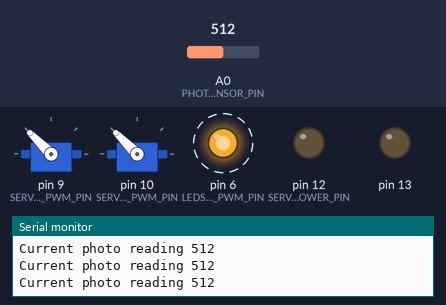
Bench run of a sketch on a simulated Arduino Uno, built with avr-gcc and run on an emulated ATmega328P. On the bench: 2 × servo, output pins drawn as LEDs (lit = HIGH), the last lines printed to the serial monitor. Dashed ring = blinking. Inputs (shaded band) come from the test bench; at power-on: A0 (PHOTO_SENSOR_PIN) = 512. The local clock reads 2024-03-15 10:24:30 at power-on unless the sketch sets it.

Above: at 4.79 s.
4.8 s: A0 (PHOTO_SENSOR_PIN) set to 261
7.8 s: A0 (PHOTO_SENSOR_PIN) set to 232
At 8.4 s:
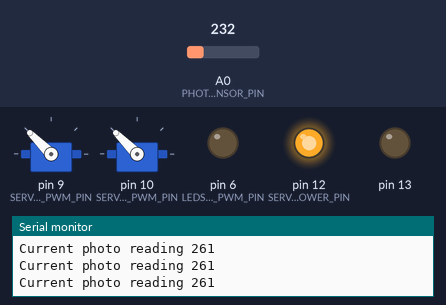
At 12.5 s:
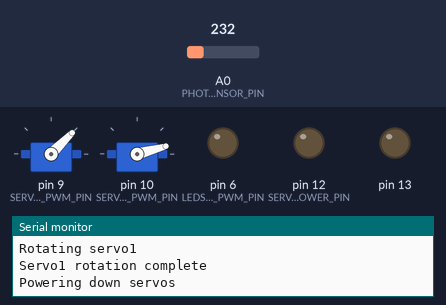
13.3 s: A0 (PHOTO_SENSOR_PIN) set to 260
At 14.7 s:
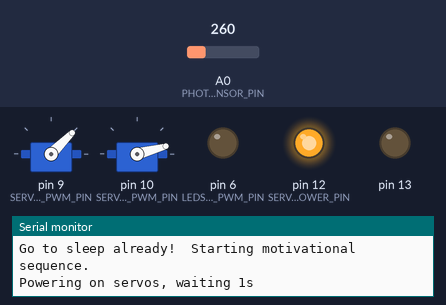
17.8 s: A0 (PHOTO_SENSOR_PIN) set to 306
Timing chart, 0 to 21.8 s (numbered marks = the images above; inputs shaded):
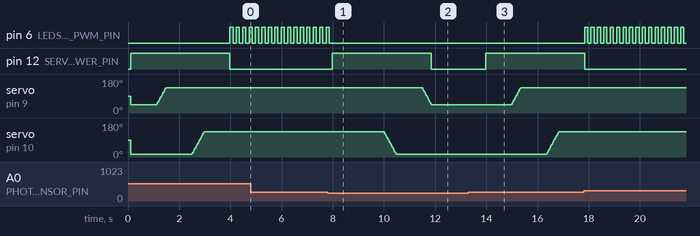

The sketch:

servos_leds_photo_rtc.ino
```cpp
#include <Servo.h>
#include "RTClib.h"

// two servos powered by PWM
// but also they don't get power until their MOSFET is activated
Servo servo1;
Servo servo2;

const int SERVO_1_PWM_PIN = 9;
const int SERVO_2_PWM_PIN = 10;
const int SERVO_POWER_PIN = 12;

const int SERVO_1_RESTING_ANGLE = 45; // 0
const int SERVO_2_RESTING_ANGLE = 15; // 0
const int SERVO_1_DEPLOYED_ANGLE = 135; // 179
const int SERVO_2_DEPLOYED_ANGLE = 135; // 179


// LEDs are also connected to a MOSFET
const int LEDS_POWER_AND_PWM_PIN = 6;

// only alarm if the lights are still on
const int PHOTO_SENSOR_PIN = A0;
const int DARKNESS_LEVEL = 250;

// Date and time functions using a DS1307 RTC connected via I2C and Wire lib
RTC_DS1307 rtc;
const char DAYS_OF_THE_WEEK[7][12] = {"Sunday", "Monday", "Tuesday", "Wednesday", "Thursday", "Friday", "Saturday"};

void setup() {
  Serial.begin(9600);

  ensureIntializedRTC();

  servo1.attach(SERVO_1_PWM_PIN);
  servo2.attach(SERVO_2_PWM_PIN);
  pinMode(SERVO_POWER_PIN, OUTPUT);

  pinMode(LEDS_POWER_AND_PWM_PIN, OUTPUT);

  // get orange light on pin 13 to turn off
  // https://arduino.stackexchange.com/questions/3269/what-purpose-does-the-yellow-and-green-leds-have-on-the-arduino/3275#:~:text=The%20green%20LED%20is%20marked,just%20connected%20to%20pin%2013.&text=When%20the%20green%20LED%20stops,light%20the%20LED(s).
  pinMode(13, OUTPUT);

  Serial.println("Booting");
}

void ensureIntializedRTC() {
  if (! rtc.begin()) {
   Serial.println("Couldn't find RTC");
   while (1);
 }

 if (! rtc.isrunning()) {
   Serial.println("RTC is NOT running!");
   // following line sets the RTC to the date & time this sketch was compiled
   rtc.adjust(DateTime(F(__DATE__), F(__TIME__)));
   // This line sets the RTC with an explicit date & time, for example to set
   // January 21, 2014 at 3am you would call:
   // rtc.adjust(DateTime(2014, 1, 21, 3, 0, 0));
 }
}

void loop() {
  int brightness = analogRead(PHOTO_SENSOR_PIN);
  bool pastBedtime = isItPastBedtime();
  if (pastBedtime && brightness > DARKNESS_LEVEL) {
    Serial.println("Go to sleep already!  Starting motivational sequence.");
    // move servos so LEDs are visible
    deployEyes();

    // Flash LEDs until the photo sensor goes dark
    flashEyesUntilDark();

    // move servos so it looks like a normal clock again
    hideEyes();
  }

  delay(1000);
  Serial.println("Starting over");
}

bool isItPastBedtime() {
  printCurrentTime();
  return true;
}

void printCurrentTime() {
  DateTime now = rtc.now();
  Serial.print(now.year(), DEC);
  Serial.print('/');
  Serial.print(now.month(), DEC);
  Serial.print('/');
  Serial.print(now.day(), DEC);
  Serial.print(" (");
  Serial.print(DAYS_OF_THE_WEEK[now.dayOfTheWeek()]);
  Serial.print(") ");
  Serial.print(now.hour(), DEC);
  Serial.print(':');
  Serial.print(now.minute(), DEC);
  Serial.print(':');
  Serial.print(now.second(), DEC);
  Serial.println();
  Serial.print(" since midnight 1/1/1970 = ");
  Serial.print(now.unixtime());
  Serial.print("s = ");
  Serial.print(now.unixtime() / 86400L);
  Serial.println("d");
}

void deployEyes() {
  // Move servos into position to expose the eyes
  Serial.println("Powering on servos, waiting 1s");
  servo1.write(SERVO_1_RESTING_ANGLE);
  servo2.write(SERVO_2_RESTING_ANGLE);
  digitalWrite(SERVO_POWER_PIN, HIGH);
  delay(1000);

  Serial.println("Rotating servo1");
  rotateServo(servo1, SERVO_1_RESTING_ANGLE, SERVO_1_DEPLOYED_ANGLE);
  Serial.println("Servo1 rotation complete");
  delay(1000);
  rotateServo(servo2, SERVO_2_RESTING_ANGLE, SERVO_2_DEPLOYED_ANGLE);
  Serial.println("Servo2 rotation complete");
  delay(1000);

  // Shut down servos to save power
  Serial.println("Shutting down servos");
  digitalWrite(SERVO_POWER_PIN, LOW);
}

void hideEyes() {
  servo1.write(SERVO_1_DEPLOYED_ANGLE);
  servo2.write(SERVO_2_DEPLOYED_ANGLE);
  digitalWrite(SERVO_POWER_PIN, HIGH);
  delay(1000);

  // Move servos back to hidden
  Serial.println("Rotating servos back");
  delay(1000);
  rotateServo(servo2, SERVO_1_DEPLOYED_ANGLE, SERVO_2_RESTING_ANGLE);
  Serial.println("Servo2 rotation complete");
  delay(1000);
  Serial.println("Rotating servo1");
  rotateServo(servo1, SERVO_1_DEPLOYED_ANGLE, SERVO_1_RESTING_ANGLE);
  Serial.println("Servo1 rotation complete");

  Serial.println("Powering down servos");
  digitalWrite(SERVO_POWER_PIN, LOW);
  delay(1000);
}

void flashEyes() {
  Serial.println("Flashing LEDS");
  flashLed(LEDS_POWER_AND_PWM_PIN, 20, 0.25);
}

void flashEyesUntilDark() {
  // blink LEDs until the photoresistor reads dark
  int brightness = analogRead(PHOTO_SENSOR_PIN);
  while (brightness > DARKNESS_LEVEL) {
    Serial.print("Current photo reading ");
    Serial.println(brightness);
    singleLedFlash(LEDS_POWER_AND_PWM_PIN, 0.25);
    brightness = analogRead(PHOTO_SENSOR_PIN);
  }
}

void singleLedFlash(int ledPin, float secondsPerBlink) {
    digitalWrite(ledPin, HIGH);
    delay(secondsPerBlink * 500); // spend half the milliseconds on, and half off
    digitalWrite(ledPin, LOW);
    delay(secondsPerBlink * 500);
}

void flashLed(int ledPin, float secondsToBlink, float secondsPerBlink) {
  int numberOfBlinks = secondsToBlink / secondsPerBlink;
  for (int blinkCount = 0; blinkCount < numberOfBlinks; blinkCount++) {
    digitalWrite(ledPin, HIGH);
    delay(secondsPerBlink * 500); // spend half the milliseconds on, and half off
    digitalWrite(ledPin, LOW);
    delay(secondsPerBlink * 500);
  }

  Serial.println("Shutting down LEDS");
  digitalWrite(LEDS_POWER_AND_PWM_PIN, LOW);
}


void rotateServo(Servo &theServo, int startAngle, int endAngle) {
  if (startAngle > endAngle) {
    rotateServoDown(theServo, startAngle, endAngle);
  } else {
    rotateServoUp(theServo, startAngle, endAngle);
  }
}

void rotateServoUp(Servo &theServo, int startAngle, int endAngle) {
  // https://learn.adafruit.com/adafruit-arduino-lesson-14-servo-motors/arduino-code-for-sweep
  startAngle = max(startAngle, 0);
  endAngle = min(endAngle, 179);
  for(int angle = startAngle; angle <= endAngle; angle = angle+2)
  {
    theServo.write(angle);
    delay(8);
  }
}

void rotateServoDown(Servo &theServo, int startAngle, int endAngle) {
  // https://learn.adafruit.com/adafruit-arduino-lesson-14-servo-motors/arduino-code-for-sweep
  startAngle = min(startAngle, 179);
  endAngle = max(endAngle, 0);
  for(int angle = startAngle; angle >= endAngle; angle = angle-2)
  {
    theServo.write(angle);
    delay(8);
  }
}
```

Measured:
- the behaviour switches between 251 and 250 on A0 (PHOTO_SENSOR_PIN) (found by bisection; images 0 and 1)
- after the input at 7.8 s, pin 6 (LEDS_POWER_AND_PWM_PIN): goes on until 7.9 s, then stays LOW; pin 12 (SERVO_POWER_PIN): LOW → HIGH after 0.19 s, → LOW 3.9 s later; servo on pin 9 (SERVO_1_PWM_PIN): moves from 135° to 45° over 0.36 s, starting after 3.7 s; servo on pin 10 (SERVO_2_PWM_PIN): moves from 135° to 15° over 0.48 s, starting after 2.2 s
- after the input at 13.3 s, pin 12 (SERVO_POWER_PIN): LOW → HIGH after 0.67 s; servo on pin 9 (SERVO_1_PWM_PIN): moves from 45° to 135° over 0.36 s, starting after 1.7 s; servo on pin 10 (SERVO_2_PWM_PIN): moves from 15° to 135° over 0.48 s, starting after 3.1 s
